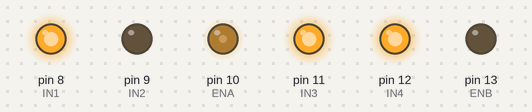
The sketch below on a simulated Arduino Uno, built with avr-gcc and run on an emulated ATmega328P. Shown: output pins drawn as LEDs (lit = HIGH).

Above: at 0.05 s.
At 2.45 s:
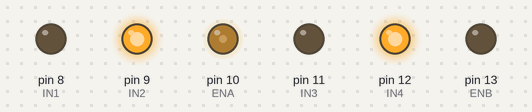
At 5.45 s:
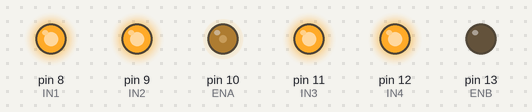
Timing chart, 0 to 6.3 s (numbered marks = the images above):
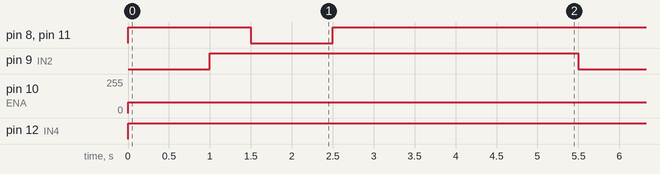

The sketch:

test_driver.ino
```cpp
/* Carte Driver ..*/
/* Moteur Droite*/
const byte ENA=10;// PWM
const byte IN1=8;// Dir   1A
const byte IN2=9; // 2A

/* Moteur Gauche*/
const byte ENB=13;// PWM
const byte IN4=12;// Dir  1B
const byte IN3=11; // 2B

int vitesseENA = 80;
int vitesseENB = 100;

void setup() {
  // put your setup code here, to run once:

  for(int i =8;i<14;i++)
  {
    pinMode(i,OUTPUT); // PINs en sortie
  }

  digitalWrite(IN1,0);
  digitalWrite(IN2,0);
  digitalWrite(IN3,0);
  digitalWrite(IN4,0);

  analogWrite(ENA,0);
  analogWrite(ENB,0);
}

void loop() {
  Turn_left();
  delay(1000);

  arret();
  delay(500);

  Backward();
  delay(1000);

  arret();
  delay(3000);
}

void arret()
{
        digitalWrite(IN1,HIGH);
        digitalWrite(IN2, HIGH);
        digitalWrite(IN3,HIGH);
        digitalWrite(IN4, HIGH);
}

void Backward()
{
        digitalWrite(IN1,LOW);
        digitalWrite(IN2, HIGH);
        digitalWrite(IN3,LOW);
        digitalWrite(IN4, HIGH);
        analogWrite(ENA,vitesseENA);
        analogWrite(ENB,vitesseENB);
}

void Forward()
{
        digitalWrite(IN1,HIGH);
        digitalWrite(IN2, LOW);
        digitalWrite(IN3,HIGH);
        digitalWrite(IN4, LOW);
        analogWrite(ENA,vitesseENA);
        analogWrite(ENB,vitesseENB);
}

void Turn_left()
{
        digitalWrite(IN1,HIGH);
        digitalWrite(IN2, LOW);
        digitalWrite(IN3,HIGH);
        digitalWrite(IN4, HIGH);
        analogWrite(ENA,vitesseENA);
}

void Turn_right()
{
        digitalWrite(IN1,HIGH);
        digitalWrite(IN2, HIGH);
        digitalWrite(IN3,HIGH);
        digitalWrite(IN4, LOW);
        analogWrite(ENB,vitesseENB);
}
```

Measured:
- by itself, pin 8 (IN1), pin 11 (IN3): repeats every 5.5 s: LOW 1.0 s, HIGH 4.5 s
- by itself, pin 9 (IN2): alternates HIGH for 4.5 s and LOW for 1.0 s
- by itself, pin 10 (ENA): 0/255 → 80/255 at 0.00 s
- by itself, pin 12 (IN4): LOW → HIGH at 0.00 s
